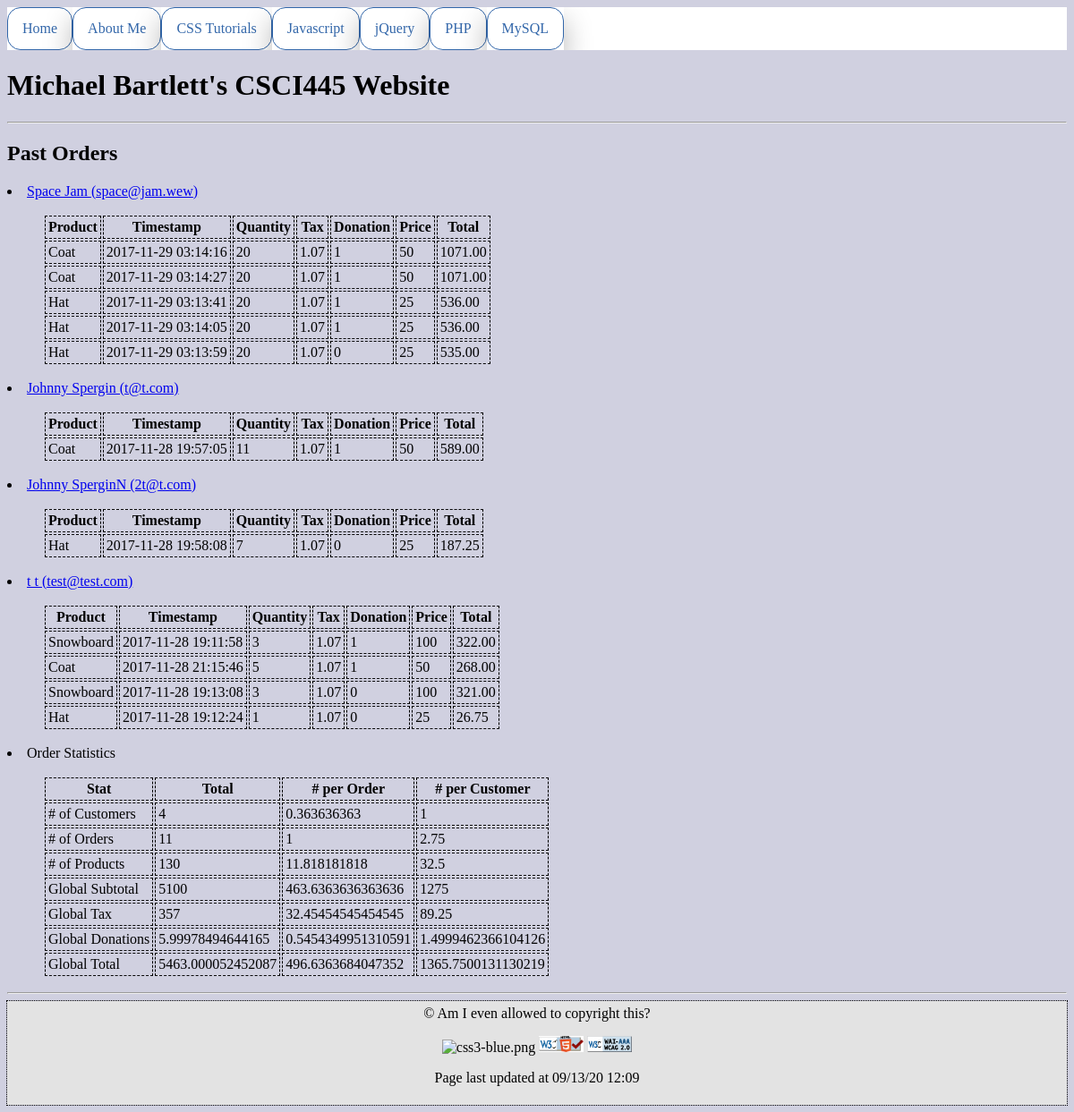
The app's page /mysql/allorders.php with its own data.
### tables this page shows
CREATE TABLE `CUSTOMERS` (
  `ID` int(11) NOT NULL AUTO_INCREMENT,
  `LastName` varchar(255) NOT NULL,
  `FirstName` varchar(255) DEFAULT NULL,
  `Email` varchar(255) DEFAULT NULL,
  PRIMARY KEY (`ID`),
  UNIQUE KEY `LastName` (`LastName`,`FirstName`,`Email`)
);

### mysql/allorders.php (the view, shortened to what this page needs)
<?php
$page = basename($_SERVER['PHP_SELF']);
function table( $result ) {
    $result->fetch_array( MYSQLI_ASSOC );
    echo '<table>';
    tableHead( $result );
    tableBody( $result );
    echo '</table>';
}
function tableHead( $result ) {
    echo '<thead>';
    foreach ( $result as $x ) {
    echo '<tr>';
    foreach ( $x as $k => $y ) {
        echo '<th>' . ucfirst( $k ) . '</th>';
    }
    echo '</tr>';
    break;
    }
    echo '</thead>';
}
function tableBody( $result ) {
    echo '<tbody>';
    foreach ( $result as $x ) {
    echo '<tr>';
    foreach ( $x as $y ) {
        echo '<td>' . $y . '</td>';
    }
    echo '</tr>';
    }
    echo '</tbody>';
}
?>
<!DOCTYPE html >
<html lang="en">
<head>
    <link rel="stylesheet" type="text/css" href="../csci445.css" />
</head>
<body>
    <?php include '../templateHeader.php';?>
    <hr />
    <h2>Past Orders</h2>
    <?php
    $dbhost = 'localhost';
    $dbuser = 'mbartlet';
    $dbpass = 'GEUUEAEC';
    $db = 'f17_mbartlet';
    $link = mysqli_connect($dbhost, $dbuser, $dbpass, $db);
    $query = "select concat(FirstName,' ',LastName,' (',Email,')') as customer, ID from CUSTOMERS;";
    $results = mysqli_query($link, $query);
    if (!$results) echo "<h3 class=\"error\">Error: No orders have been placed yet!</h3>";
    else {
        while ($crow = mysqli_fetch_row($results)) {
            echo "<li><a href=\"customer.php?ID=".$crow[1]."\">".$crow[0]."</a></li>";
            echo "<ul>";
            $query1 = "Select *, CEIL(Price*Tax*Quantity) as Total from (Select (select Product from PRODUCTS as p WHERE p.ID = o.PID) as Product, Timestamp, Quantity, Tax, Donation, (select Price from PRODUCTS as p WHERE p.ID = o.PID) as Price from ORDERS as o WHERE Donation = 1 AND CID = ".$crow[1].") as t UNION ALL Select *, TRUNCATE(Price*Tax*Quantity, 2) as Total from (Select (select Product from PRODUCTS as p WHERE p.ID = o.PID) as Product, Timestamp, Quantity, Tax, Donation, (select Price from PRODUCTS as p WHERE p.ID = o.PID) as Price from ORDERS as o WHERE Donation = 0 AND CID = ".$crow[1].") as t;";
            $results1 = mysqli_query($link, $query1);
            table($results1);
            echo "</ul>";
        }
        echo "<li>Order Statistics</li>";
        echo "<ul>";
        echo "</ul>";
    }
    ?>
    <hr />
    <?php include '../templateFooter.php';?>
</body>
</html>

### templateHeader.php (shortened to what this page needs)
<link rel="stylesheet" type="text/css" href="/mbartlet/navbar.css" />
<ul id="navbar">
        <li><a <?php
        if ($page=="index.php") echo " href=\"javascript:void(0).html\" class=\"active\"";
        else echo " href=\"/mbartlet/index.php\"";
        ?>>Home</a></li>
        <li><a <?php
        if ($page=="aboutme.php") echo " href=\"javascript:void(0).html\" class=\"active\"";
        else echo " href=\"/mbartlet/aboutme/aboutme.php\"";
        ?>>About Me</a></li>
        <li class="dropdown">
            <span>CSS Tutorials</span>
        </li>
        <li class="dropdown">
            <span>Javascript</span>
        </li>
        <li class="dropdown">
            <span>jQuery</span>
        </li>
        <li class="dropdown">
            <span>PHP</span>
        </li>
        <li class="dropdown">
            <span>MySQL</span>
        </li>
    </ul>
    <header>
        <h1 id="aboutme">Michael Bartlett's CSCI445 Website</h1>
    </header>

### templateFooter.php
<footer>&copy; Am I even allowed to copyright this?
        <p>
        <img src="/mbartlet/images/css3-blue.png" alt="css3-blue.png" width="50" height="18">
        <img src="/mbartlet/images/html5-blue.jpg" alt="html5-blue.png" width="50" height="18">
        <img src="/mbartlet/images/wcag2AAA-blue.png" alt="wcag2AAA-blue.png" width="50" height="18">
        </p>
        <p> Page last updated at
        <?php
        echo date ("m/d/y h:m", filemtime($page)); ?>
        </p>
    </footer>

### csci445.css (style rules this page uses)
body { background: #d0d0e0; }
footer { text-align: center; padding: 5px; outline: 1px dotted black; background: #e3e3e3; margin-top: 5px; }

### navbar.css (style rules this page uses)
#navbar { list-style-type: none; margin: 0; padding: 0; background-color: white; overflow: hidden; text-align: center; }
#navbar * { transition-duration: 0.5s; }
#navbar li { float: none; box-shadow: 0px 16px 32px 0px rgba(0, 0, 0, 0.3); background-color: white; }
@media only screen and (min-width: 480px) { #navbar li { border: none; float: left; } }
#navbar li a, #navbar li span, #navbar .dropbtn { display: inline-block; color: #3367aa; text-align: center; padding: 14px 16px; text-decoration: none; border: 1px solid #3367aa; border-radius: 15px; }
#navbar li.dropdown { display: inline-block; }

### mysql/allorders.php (style rules this page uses)
table * { border: 1px dashed black; padding: 3px; }

### records on screen
customers: crow "Space Jam (space@jam.wew)", k "Product", k "Timestamp", k "Quantity", k "Tax", k "Donation", k "Price", k "Total", y "Coat", y "2017-11-29 03:14:16", y "20", y "1.07", y "1", y "50", y "1071.00", y "2017-11-29 03:14:27", y "Hat", y "2017-11-29 03:13:41", y "25", y "536.00", y "2017-11-29 03:14:05", y "2017-11-29 03:13:59", y "0", y "535.00"
customers: crow "Johnny Spergin (t@t.com)", k "Product", k "Timestamp", k "Quantity", k "Tax", k "Donation", k "Price", k "Total", y "Coat", y "2017-11-28 19:57:05", y "11", y "1.07", y "1", y "50", y "589.00"
customers: crow "Johnny SperginN (2t@t.com)", k "Product", k "Timestamp", k "Quantity", k "Tax", k "Donation", k "Price", k "Total", y "Hat", y "2017-11-28 19:58:08", y "7", y "1.07", y "0", y "25", y "187.25"
customers: crow "t t (test@test.com)", k "Product", k "Timestamp", k "Quantity", k "Tax", k "Donation", k "Price", k "Total", y "Snowboard", y "2017-11-28 19:11:58", y "3", y "1.07", y "1", y "100", y "322.00", y "Coat", y "2017-11-28 21:15:46", y "5", y "50", y "268.00", y "2017-11-28 19:13:08", y "0", y "321.00", y "Hat", y "2017-11-28 19:12:24", y "25", y "26.75"

### other values on screen
$k "Stat"
$k "Total"
$k "# per Order"
$k "# per Customer"
$y "# of Customers"
$y "4"
$y "0.363636363"
$y "1"
$y "# of Orders"
$y "11"
$y "2.75"
$y "# of Products"
$y "130"
$y "11.818181818"
$y "32.5"
